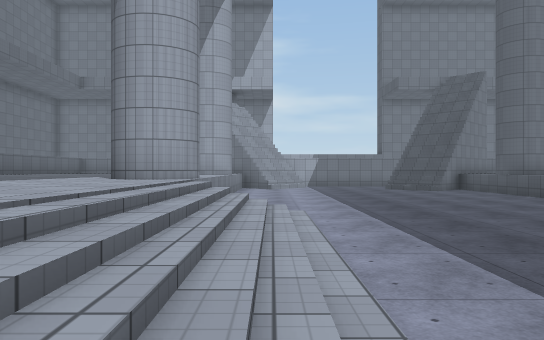
[1] (above)

24 first-person views from a walk through a scene from a Unity 3-D project. The camera is 1.5 m above the floor, looks level and sees 70° across. The floor is counted in squares, 2 m on a side. Each view is taken from the middle of a square. On the plan, view 1 faces up. The plan holds only what a view shows up to about 12 squares ahead; the rest is blank. The place goes on beyond the plan. The player is left out. Surface patterns are stand-ins for the level's own textures.

[2]
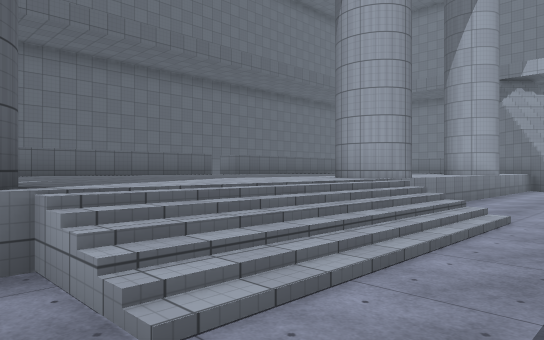

[3]
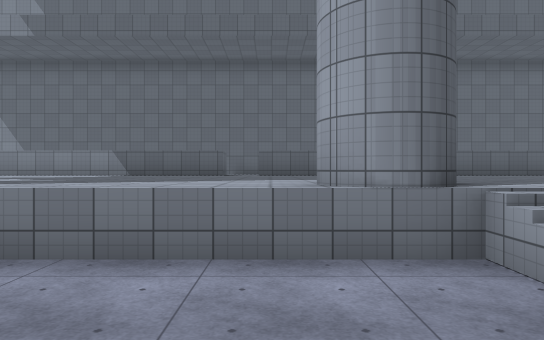

[4]
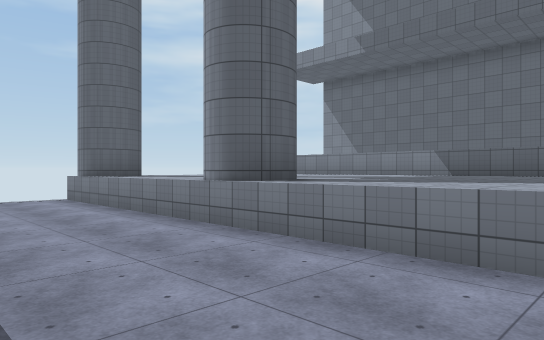

[5]
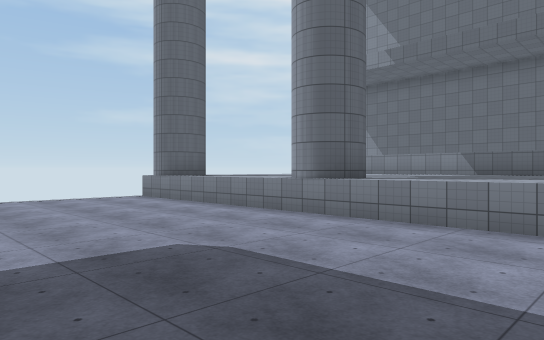

[6]
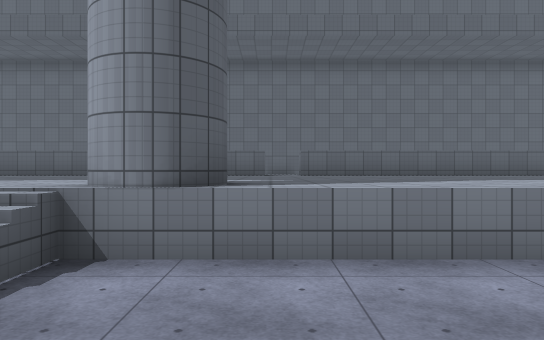

[7]
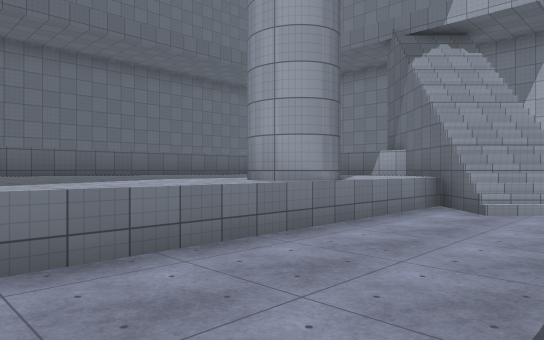

[8]
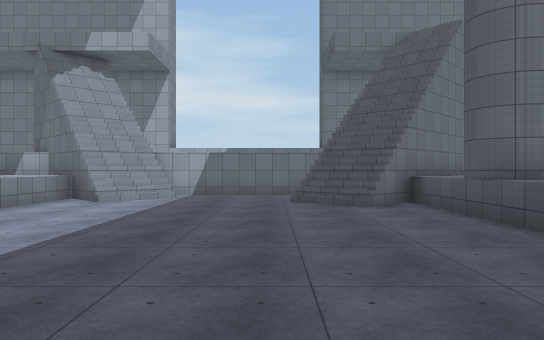

[9]
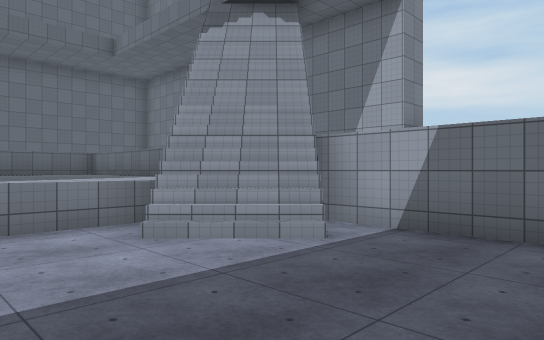

[10]
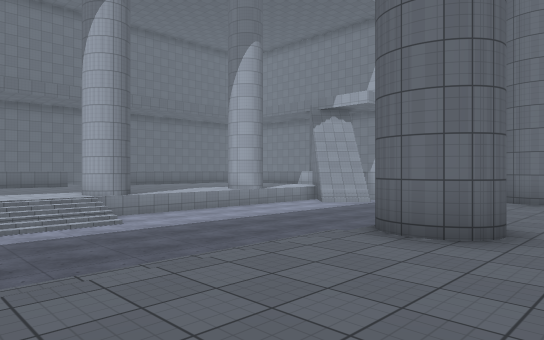

[11]
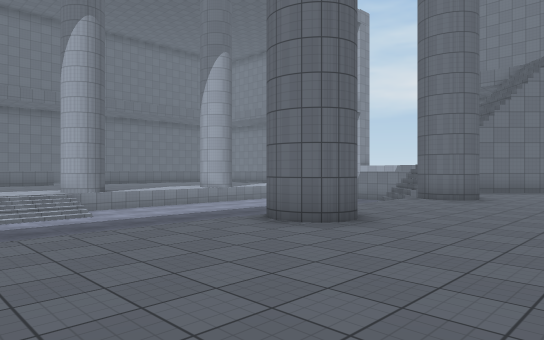

[12]
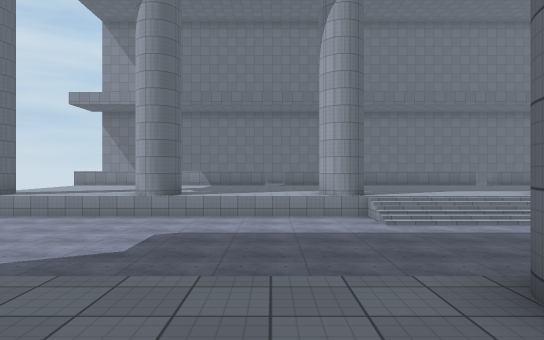

[13]
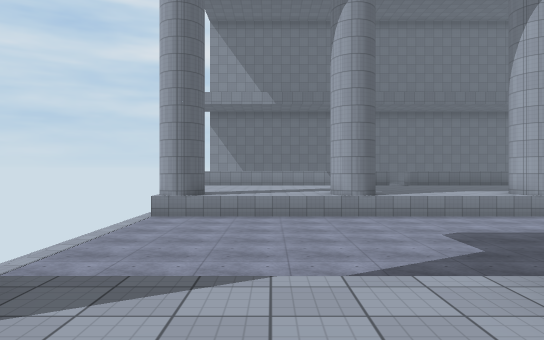

[14]
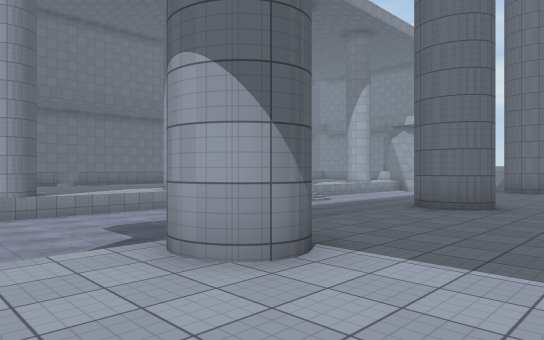

[15]
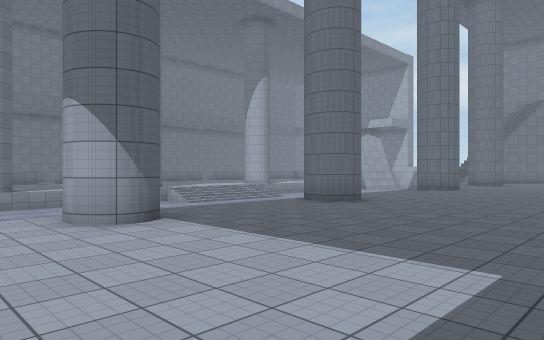

[16]
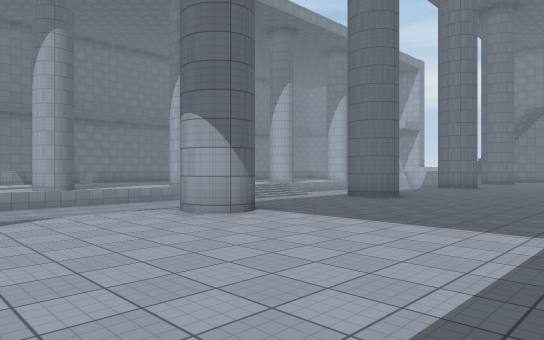

[17]
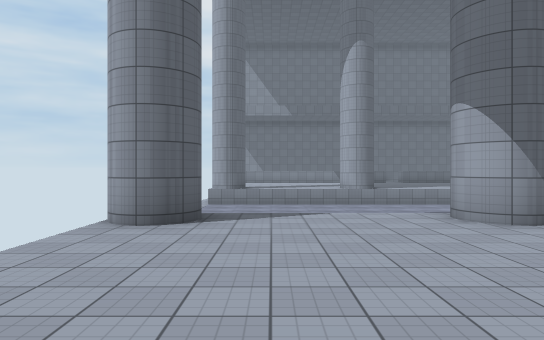

[18]
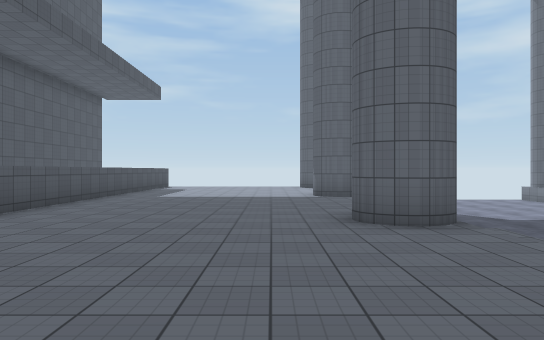

[19]
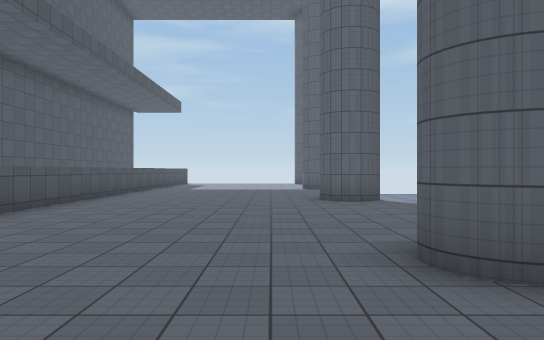

[20]
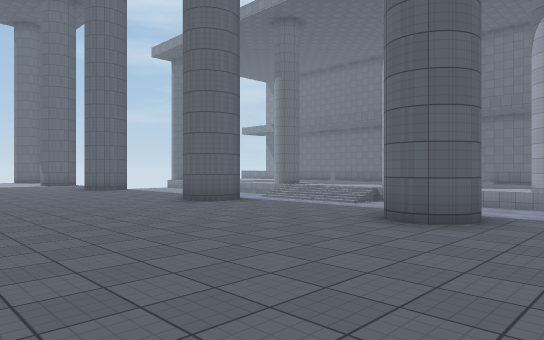

[21]
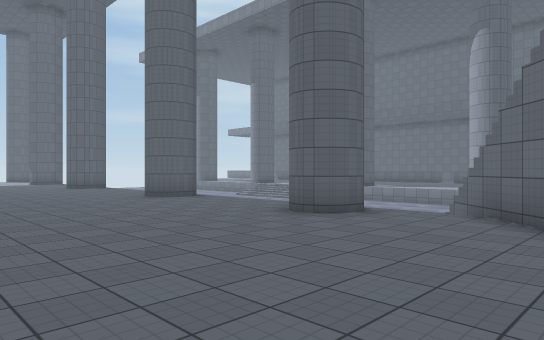

[22]
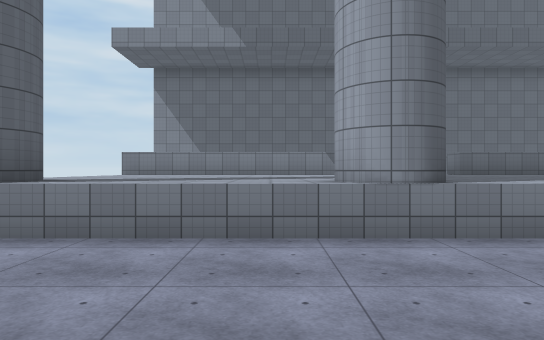

[23]
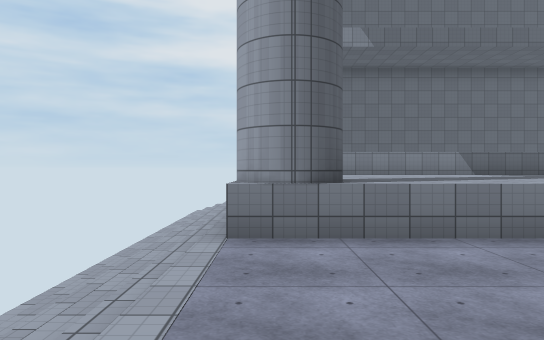

[24]
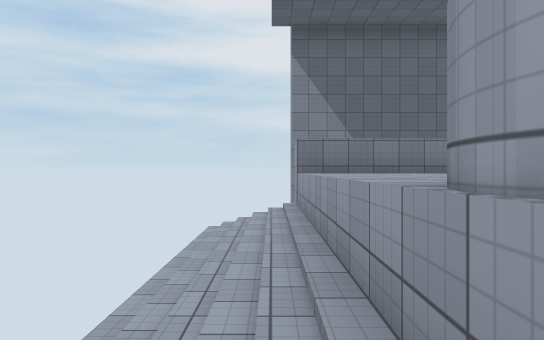

### Floor plan
Key: @ floor where view 1 was taken; # wall or solid block; . main floor; - floor 1.25 m lower than the main floor; / step, stairs or slope; = window, fence, low wall or low ledge; ^ raised ledge; v drop or lower ground.
Columns run from 9 left of view 1 to 15 right of it. Each row starts with its distance up from view 1.
 21       ####
 20       ##
 19      ^##v
 18  ^^^^^#//v##### v//v
 17 ^......#///----#///... .
 16 ^.......#//---##//.....
 15 ^.......=/----///.......
 14 ^......./------//.......
 13 ^......#/-------/#......
 12 ^......#/-------/#......
 11 ^......./-------/......
 10 ^ ....../-------/......
  9 ^ ....../-------/......
  8 . ....../-------/......
  7 ^ .....#-------  #.....
  6 ^......///----- //.....
  5 ^.......//----- /.......
  4 ^.......//----- /.......
  3 ^.......//----- /.......#
  2 ^ ......//----- /.......#
  1 ^    ..///----- //......#
  0 ^......#-@----- /#......#
 -1 ^......./------ /.......#
 -2 ......../------ /.......#
 -3 ^......./------ /.......#
 -4 ^......./------ /.......#
 -5 ^......#/------  #......#
 -6 ^......#/------ /#......#
 -7 ^......./------ /.......
 -8 ^......./------ /.......
 -9 ^......./------ /.......
-10 ^......//------ //.... .
-11 ^......#/------  #....
-12  //////////////
-13  ////////////

Positions as (right, up) in squares from view 1, and headings:
1: (0, 0), facing up
2: (2, 0), facing up-left
3: (2, -1), facing left
4: (2, -1), facing down-left
5: (4, -1), facing down-left
6: (2, 8), facing left
7: (2, 8), facing up-left
8: (4, 6), facing up
9: (4, 13), facing up-left
10: (10, 2), facing up-left
11: (12, 2), facing up-left
12: (10, -2), facing left
13: (10, -8), facing left
14: (11, -8), facing up-left
15: (14, -8), facing up-left
16: (14, -10), facing up-left
17: (14, -9), facing left
18: (10, 6), facing down
19: (10, 10), facing down
20: (14, 15), facing down-left
21: (14, 17), facing down-left
22: (3, -7), facing left
23: (3, -11), facing left
24: (-1, -12), facing left
